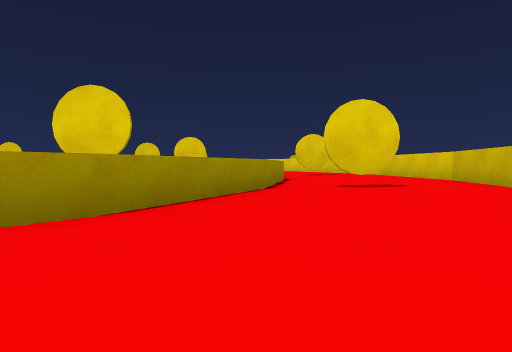
[1] (above)

24 first-person views from a walk through a Unity game level. The camera is 0.31 m above the floor, tilts 2° down and sees 75° across. The floor is counted in squares, 1 m on a side. Each view is taken from the middle of a square. On the plan, view 1 faces up. The plan holds only what a view shows up to about 9 squares ahead; the rest is blank. The place goes on beyond the plan.

[2]
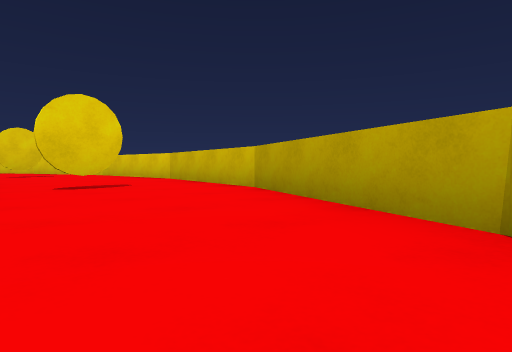

[3]
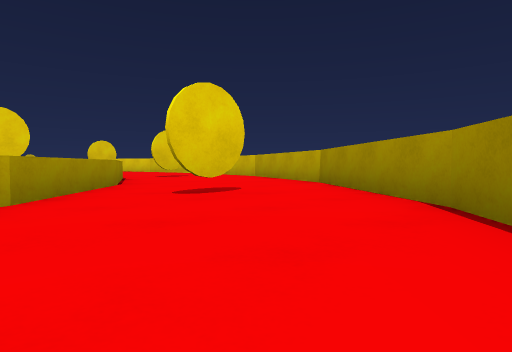

[4]
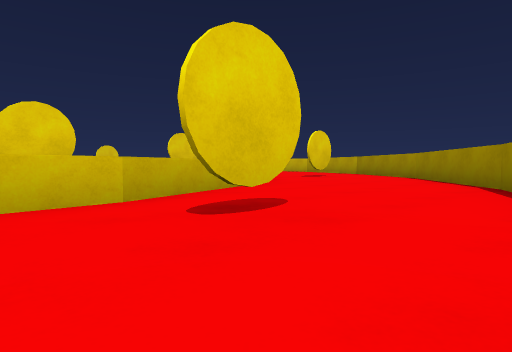

[5]
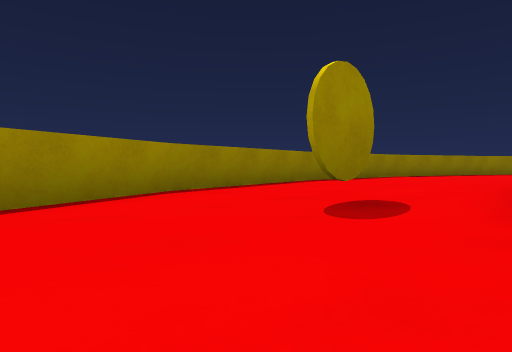

[6]
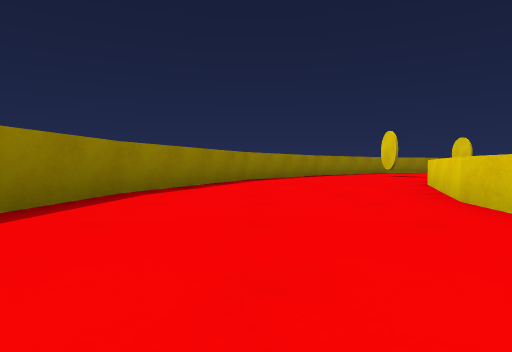

[7]
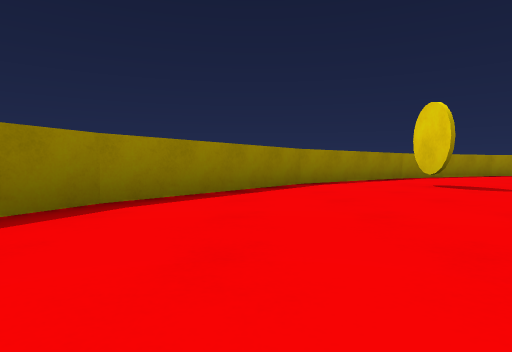

[8]
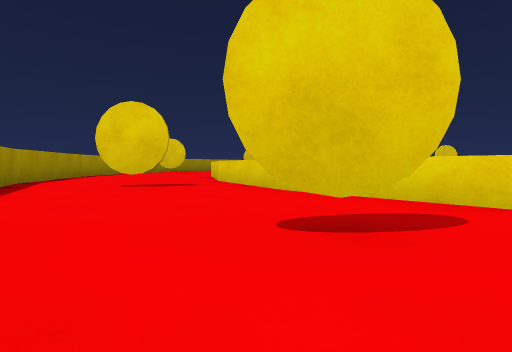

[9]
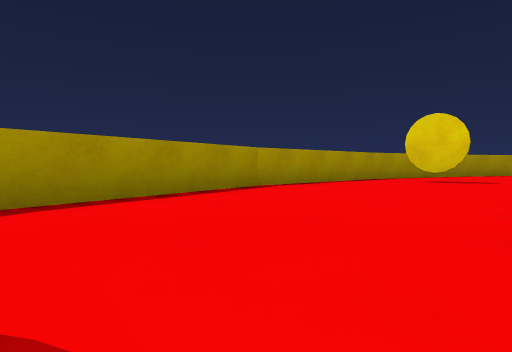

[10]
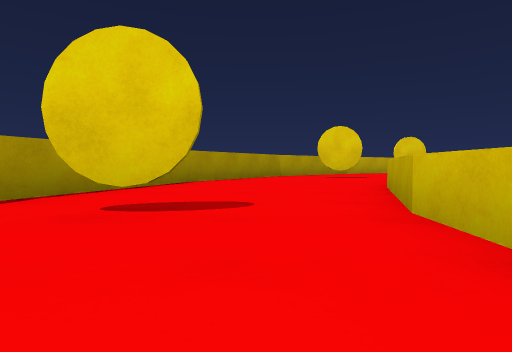

[11]
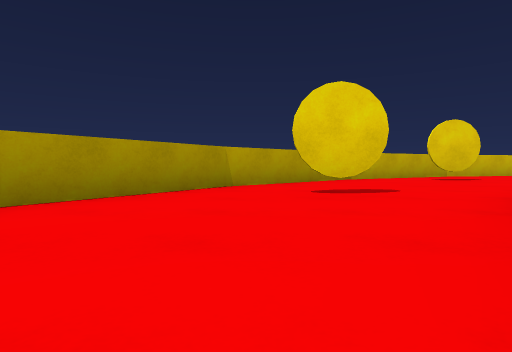

[12]
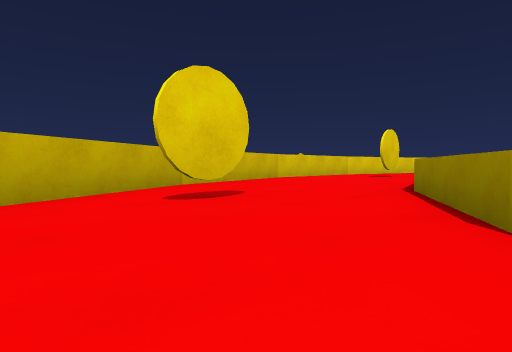

[13]
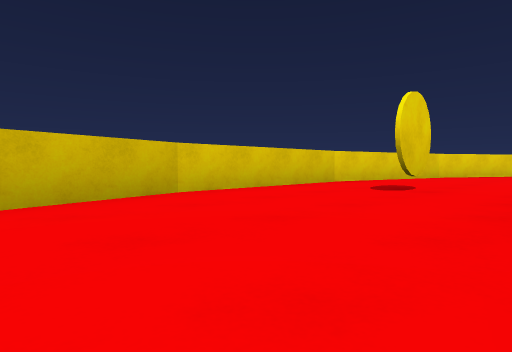

[14]
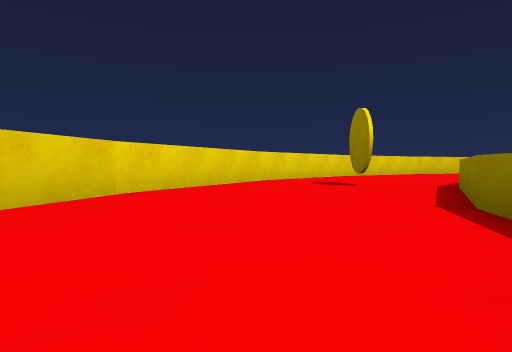

[15]
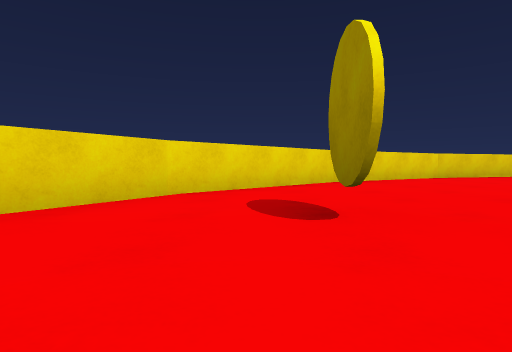

[16]
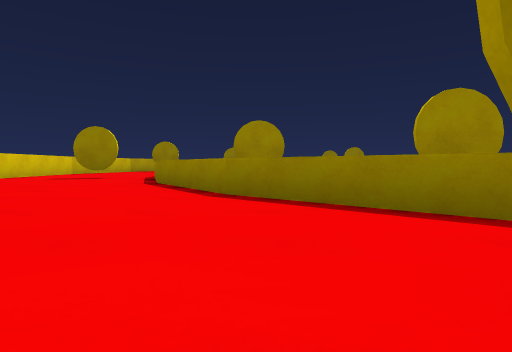

[17]
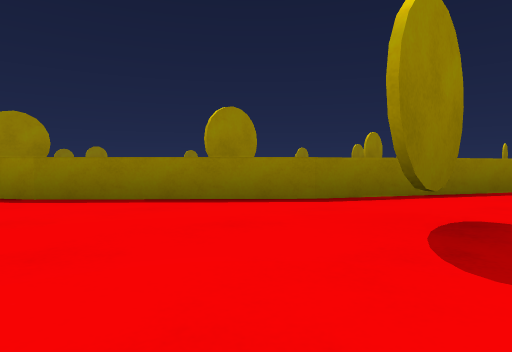

[18]
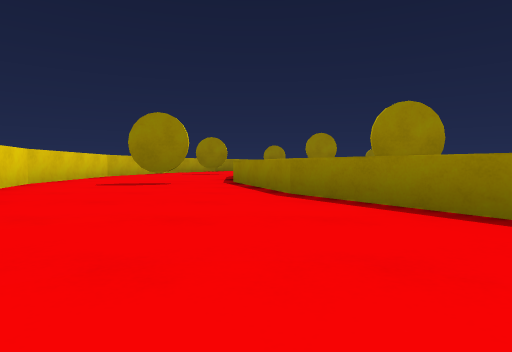

[19]
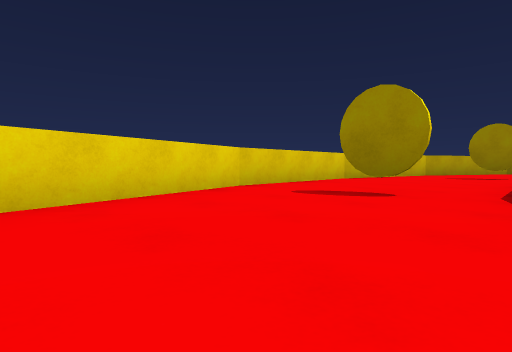

[20]
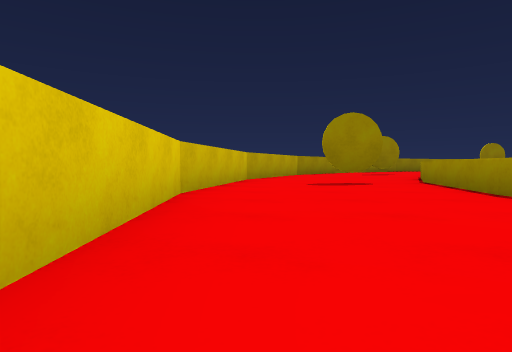

[21]
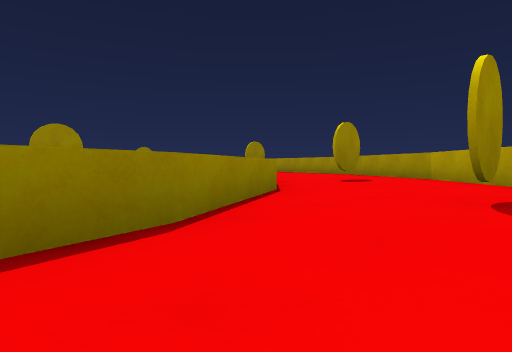

[22]
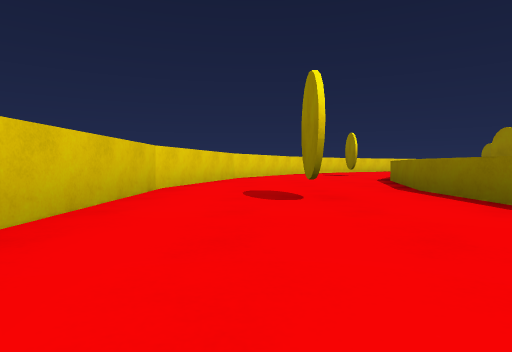

[23]
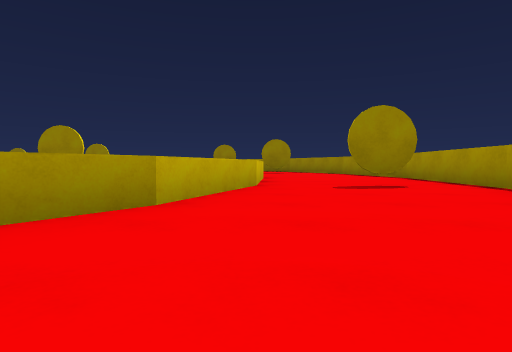

[24]
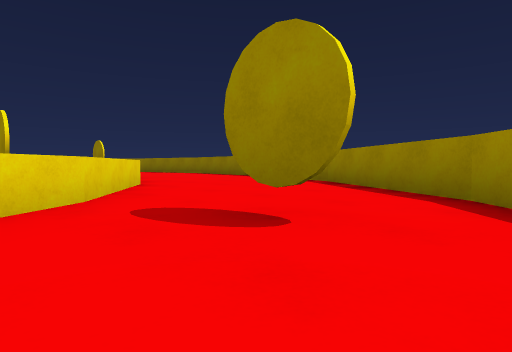

### Floor plan
Key: @ floor where view 1 was taken; # wall or solid block; . floor; = window, fence, low wall or low ledge; ^ raised ledge; C yellow coin.
Columns run from 23 left of view 1 to 4 right of it. Each row starts with its distance up from view 1.
 21            ######
 20         ####....####
 19       ###..........###
 18      ##.......C......###
 17     ##..C..#^^^^^......##
 16    ##....^^      ^^.C...#
 15   ##.C..^          ^^...##
 14   #..C.^            #^...##
 13  ##...^      CC   =C ^#...#
 12  #...^                ^...#
 11  #...^                 ^..##
 10  #..#               =C ^...#
  9 ##C.^                  ^.C.#
  8 #...^                   ...#
  7 #...^                  ^...#
  6 #...^                  ^...#
  5 ##..^                  ^...#
  4  #...^                 ^C..#
  3  #.C.^                ^...##
  2  ##..#^               ^...#
  1   #...^              ^...##
  0   ##...^^ CC        ^.C@.#
 -1    #.C..^^         ^....##
 -2    ##.....^^^  ^^^#....##
 -3     ###.........C.....##
 -4       ##............###
 -5        ####.......###
 -6           #########

Positions as (right, up) in squares from view 1, and headings:
1: (0, 0), facing up
2: (0, 0), facing up-right
3: (-3, -3), facing up-right
4: (-8, -5), facing up-right
5: (-4, -2), facing down-left
6: (-9, -4), facing left
7: (-13, -3), facing left
8: (-18, -2), facing up
9: (-19, 3), facing up-left
10: (-20, 7), facing up
11: (-19, 11), facing up
12: (-17, 15), facing up-right
13: (-13, 17), facing up-right
14: (-8, 18), facing right
15: (-5, 17), facing right
16: (-2, 17), facing down
17: (-1, 17), facing down-left
18: (0, 15), facing down
19: (0, 13), facing down-right
20: (3, 10), facing down
21: (-12, 18), facing down-left
22: (-12, 19), facing right
23: (-19, 14), facing down
24: (-19, 1), facing down-right
